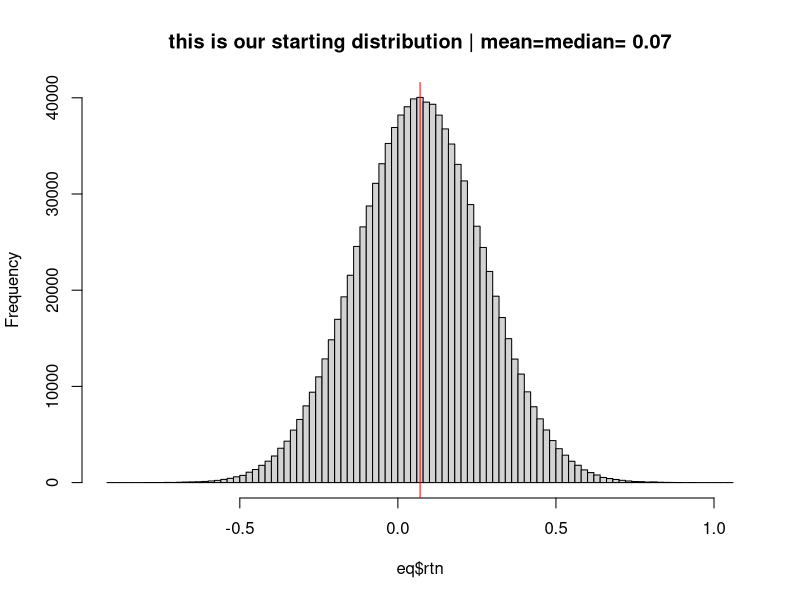
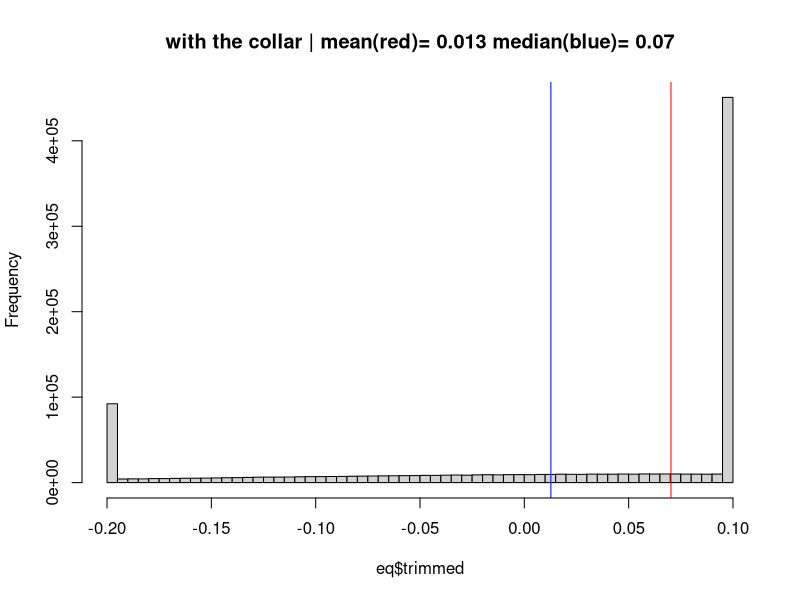

These charts were generated, in order, by the following R code:
#define an unhedged distribution, here it's normal, to demo the point. Remember if using the hyperbolic code below to use the return output, not the risk factors
eq<-data.frame(rtn=rnorm(n = 1000000,mean = 0.07,sd = 0.2)) #normal distribution approximation of rtn distn

PUTstrike<-(-0.2) #this is the strike of the long put in a collar. -0.2 would be equivalent to an 80% strike (or 20% OTM) If the put leg is implimented as a put spread I'd personally ignore the short put leg for this analysis
CALLstrike<-0.1 #this is the strike of the short call. 0.1 is equivalent to a 110% strike (or 10% OTM)

eq$trimmed<-ifelse(eq$rtn<(PUTstrike),PUTstrike,ifelse(eq$rtn>CALLstrike,CALLstrike,eq$rtn))  #this is how the return distribution changes if we use a 10%up/20%down zero cost collar
title1<-paste("this is our starting distribution | mean=median=",round(mean(eq$rtn),digits = 3)) #in the chart display in RStudion you'll need to use the left arrow to see this chart
hist(eq$rtn,main=title1,breaks=100)
abline(v = mean(eq$rtn),col="red")
title2<-paste("with the collar | mean(red)=",round(mean(eq$trimmed),digits = 3),"median(blue)=",round(median(eq$trimmed),digits = 3))
hist(eq$trimmed,main=title2,breaks=100)
abline(v = mean(eq$trimmed),col="blue")
abline(v= mean(eq$rtn),col="red") #this is the old mean, it may be overdrawn by the new mean
#abline(v = median(eq$trimmed),col="blue")


print("################################")
print("Summary stats for equity distn")
print(summary(eq$rtn))
print("################################")


print("################################")
print("Summary stats for equity + zero cost collar")
print(summary(eq$trimmed))
print("################################")

costOFhedge<-mean(eq$trimmed)-mean(eq$rtn)

print("")
print("The hedge impacts the expected return by")
print(paste(round(costOFhedge*100,2),"%"))


#script for producing hyperbolic rtn distn

# install.packages("GeneralizedHyperbolic")
# require(GeneralizedHyperbolic)
# Eqparams<-c(0.089900,0.032569,9.946657,-2.789094)  #from calibration paper mu, delta, alpha, beta
# data <- rhyperb(1000, param = Eqparams)  #actually did 100'000
# hist(data) #does it look right
# quantile(data,.995) #are the risk factor percentiles about right?
# quantile(data,.005)
# write.csv(data,"UKL_Eq_100k.csv") #write to file
#remember these are risk factors, not returns. The returns are given by EXP(r)-1
# rtn_data<-exp(data)-1
#You may want to consider adding a small parallel shift to make the mean (or should it be the median?) equal to the expected return we're after. But even if you don't do


